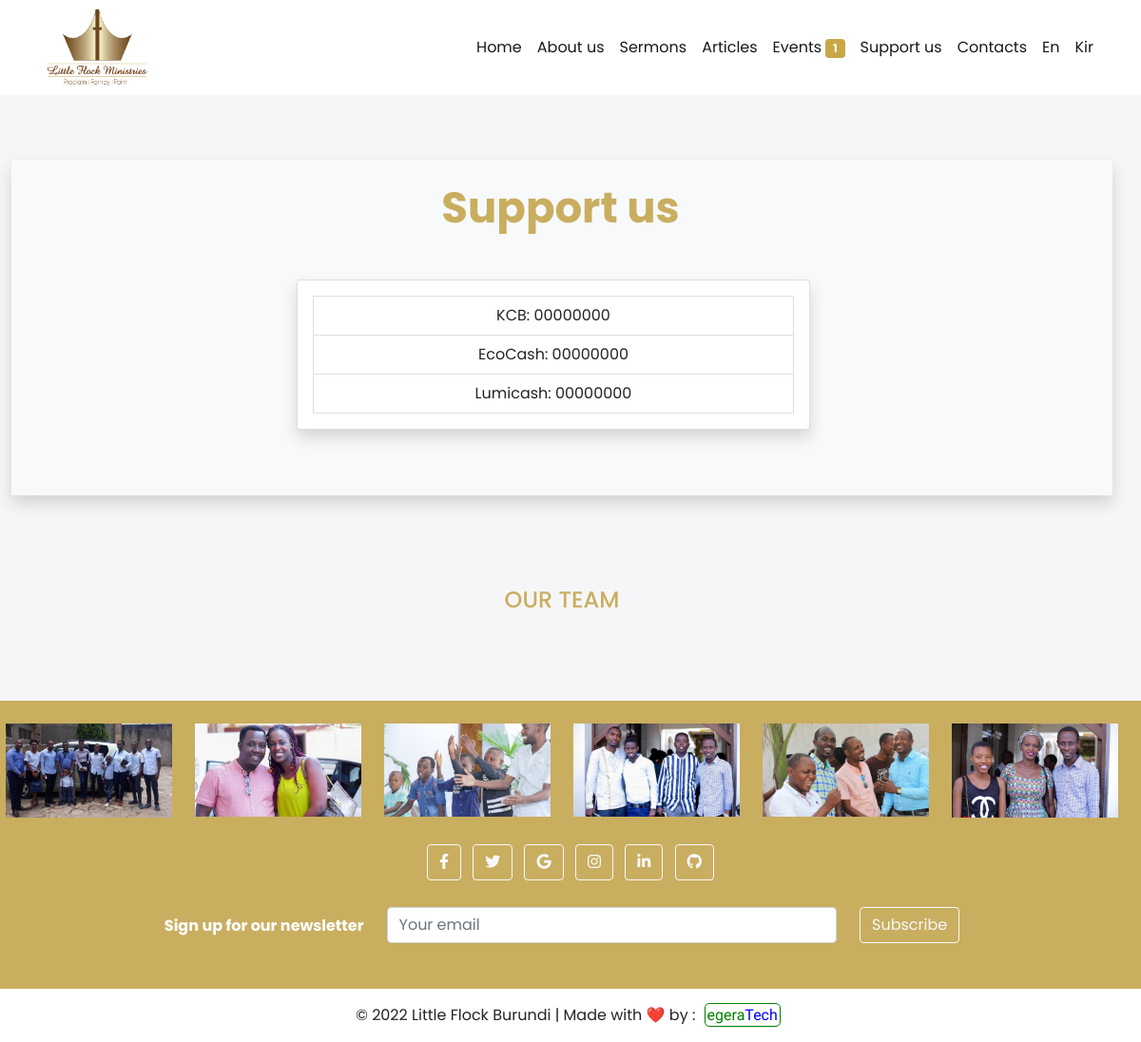
Before: /support_us/ with the older database file.
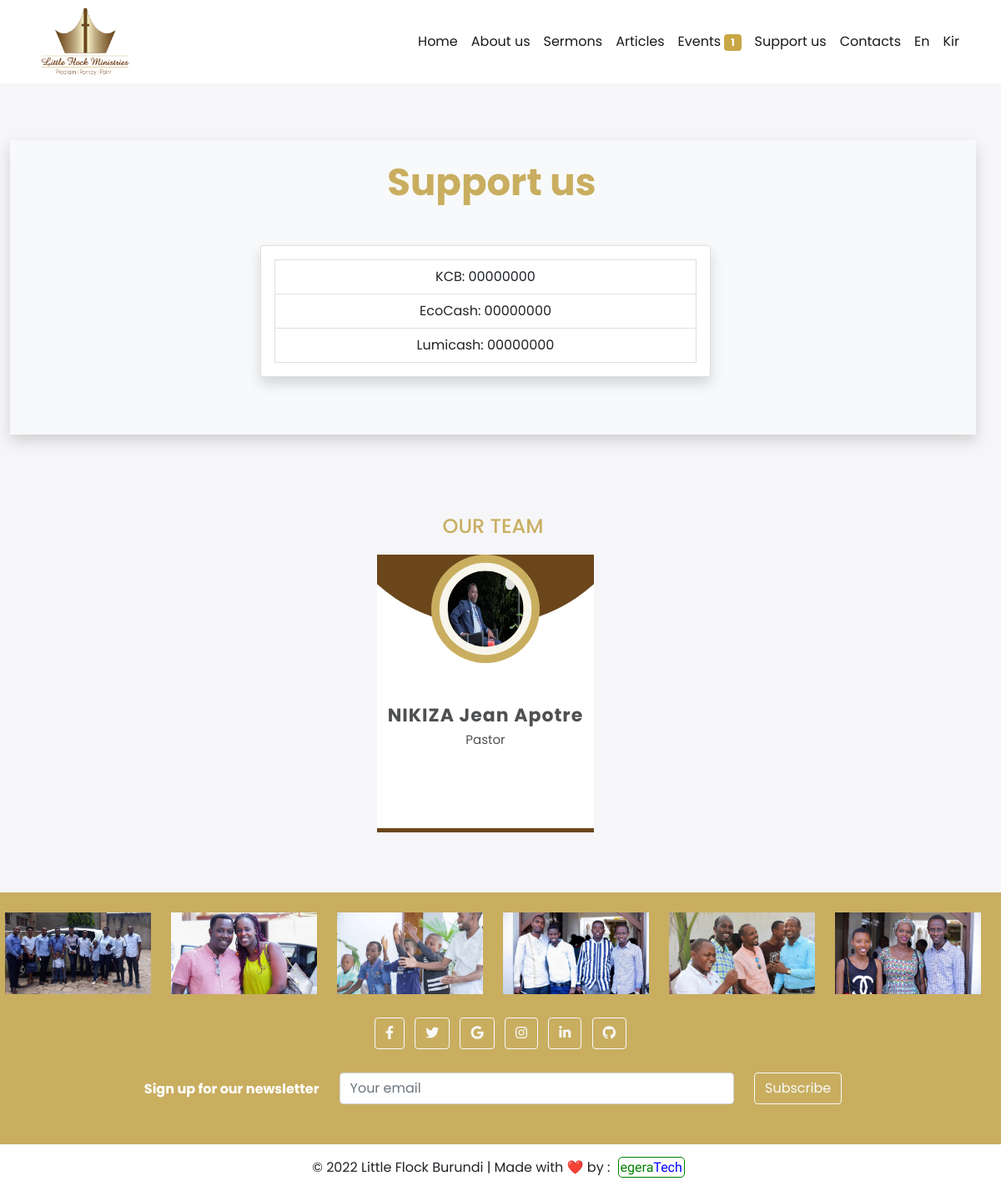
After: the same page with the newer database file.
### flock/models.py (models this page shows)
class Team(models.Model):
    full_Name = models.CharField(max_length=50)
    photo = models.ImageField(upload_to='%Y/%m/%d/', default='profil.png', blank=True)
    service = models.CharField(max_length=50)
    email = models.CharField(max_length=50)
    phone_1 = models.CharField(max_length=50)
    phone_2 = models.CharField(max_length=50)

### flock/views.py (the view)
# urls.py: re_path(r'support_us/', views.support_us, name='support_us'),
def support_us(request):
    articles = Article.objects.all().order_by('-date') #articles variable receives data from db
    teams = Team.objects.all()
    upcomingEvents = Event.objects.all().filter(expired = False).order_by('expiration_date')
    return render(request, 'flock/support_us.html', {'articles':articles, 'upcomingEvents':upcomingEvents, 'teams':teams}) #'articles'

### flock/templates/flock/support_us.html (shortened to what this page needs)
{% extends 'flock/base_layout.html' %}
{% block content %}
<br>
<br>
<div class="container col-lg-8">
    <div class="row justify-content-center">
        <div class="contact shadow shadow bg-light justify-content-center" id="Contact">
            <div class="container-lg py-4">
                <div class="row justify-content-center">
                    <div class="col-lg-6">
                        <div class="section-title text-center">
                            <h2 class="fw-bold mb-5" style="color:#c9ae60;">Support us</h2>
                            <div class="card shadow">
                                <div class="card-body">
                                    <li class="list-group-item">KCB: 00000000</li>
                                    <li class="list-group-item">EcoCash: 00000000</li>
                                    <li class="list-group-item">Lumicash: 00000000</li>
                                </div>
                            </div>
                        </div>
                    </div>
                </div>
            </div>
        </div>
    </div>
</div>
    <div class="container">
        <div class="row justify-content-center">
          <h4 style="color:#c9ae60;" class="text-center">OUR TEAM</h4>
          <br>
          <br>
          <div class="row justify-content-center">
            {% for team in teams %}
            <div class="col-lg-3 col-md-6 col-sm-6">
                <div class="our-team">
                    <div class="pic">
                        <img src="{{team.photo.url}}">
                    </div>
                    <div class="team-content">
                        <h3 class="title">{{team.full_Name}}</h3>
                        <span class="post">{{team.service}}</span>
                    </div>
                    <br>
                </div>
            </div>
            {% endfor %}
            </div>
        </div>
    </div>
    <br>
    <br>
    <br>
{% endblock %}

### flock/templates/flock/base_layout.html (shortened to what this page needs)
{% load static %}
<!DOCTYPE html>
<html lang="en">
<head>
    <link rel="stylesheet" href="{% static 'styles.css' %}">
    <link rel="stylesheet" href="{% static 'css/bootstrap.min.css' %}">
    <link rel="stylesheet" href="css/bootstrap-responsive.min.css">
    <link href="https://maxcdn.bootstrapcdn.com/font-awesome/4.3.0/css/font-awesome.min.css" rel="stylesheet">
    <link rel="stylesheet" href="https://cdnjs.cloudflare.com/ajax/libs/font-awesome/6.0.0-beta3/css/all.min.css" />
</head>
<header>
    <nav id="navbar" style=" transition: 0.5s;  " class="navbar navbar-expand-md navbar-light bg-white fixed-top p-0 ">
      <div class="container-lg">
        <a class="navbar-brand" href="#">
          <img id="logo" src="{% static 'logo.png' %}" alt="Little Flock" style="width: 120px;height: 90px;transition: 0.5s;">
        </a>
        <div class="collapse navbar-collapse " id="navbarCollapse">
          <ul class="navbar-nav ms-auto mb-2 mb-md-0" >
            <li class="nav-item">
              <a class="nav-link active ok" aria-current="page" href="{% url 'flock:home' %}">Home</a>
            </li>
            <li class="nav-item" >
              <a class="nav-link active ok"  href="{% url 'flock:about' %}">About us</a>
            </li>
            <li class="nav-item">
              <a class="nav-link active ok" href="{% url 'flock:sermons' %}">Sermons</a>
            </li>
            <li class="nav-item">
              <a class="nav-link active ok" href="{% url 'flock:articles' %}">Articles</a>
            </li>
            <li class="nav-item">
              <a class="nav-link active ok" href="{% url 'flock:events' %}">Events
                <span class="badge badge-pill badge-dark" style="background-color:#c9a747">{{ upcomingEvents|length }}</span>
              </a>
            </li>
            <li class="nav-item">
              <a class="nav-link active ok" href="{% url 'flock:support_us' %}">Support us</a>
            </li>
            <li class="nav-item">
              <a class="nav-link active ok" href="{% url 'flock:contacts' %} ">Contacts</a>
            </li>
            <li class="nav-item">
              <a class="nav-link active ok" aria-current="page" href="{% url 'flock:home' %}">En</a>
            </li>
            <li class="nav-item">
              <a class="nav-link active ok" aria-current="page" href="{% url 'flock_kirundi:homeKir' %}">Kir</a>
            </li>
          </ul>
        </div>
      </div>
    </nav>
  </header>
  <br>
<body>
    {% block content%}
    {% endblock %}
<footer class="page-footer font-small mdb-color text-center text-white" style="background-color: #c9ae60;">
  <div class="container-fluid p-4">
    <div class="">
      <div class="row">
        <div class="col-lg-2 col-md-12 mb-4">
          <div class="inner">
              <div class="view overlay z-depth-1-half">
                <img src="{% static 'flock2.jpg' %}" class="img-fluid" style="max-width: 100%; height: auto;"
                  alt="">
              </div>
          </div>
        </div>
          <div class="col-lg-2 col-md-6 mb-4">
            <div class="inner">
              <div class="view overlay z-depth-1-half">
                <img src="{% static 'flock10.jpg' %}" class="img-fluid" style="max-width: 100%; height: auto;"
                  alt="">
            </div>
          </div>
        </div>
          <div class="col-lg-2 col-md-6 mb-4">
            <div class="inner">
            <div class="view overlay z-depth-1-half">
              <img src="{% static 'flock13.jpg' %}" class="img-fluid" style="max-width: 100%; height: auto;"
                alt="">
            </div>
          </div>
        </div>
          <div class="col-lg-2 col-md-12 mb-4">
            <div class="inner">
            <div class="view overlay z-depth-1-half">
              <img src="{% static 'flock11.jpg' %}" class="img-fluid" style="max-width: 100%; height: auto;"
                alt="">
            </div>
          </div>
        </div>
          <div class="col-lg-2 col-md-6 mb-4">
            <div class="inner">
            <div class="view overlay z-depth-1-half">
              <img src="{% static 'flock12.jpg' %}" class="img-fluid" style="max-width: 100%; height: auto;"
                alt="">
            </div>
          </div>
        </div>
          <div class="col-lg-2 col-md-6 mb-4">
            <div class="inner">
            <div class="view overlay z-depth-1-half">
              <img src="{% static 'flock8.jpg' %}" class="img-fluid" style="max-width: 100%; height: auto;"
                alt="">
            </div>
          </div>
        </div>
      </div>
    </div>
    <section class="mb-4">
      <a class="btn btn-outline-light btn-floating m-1" href="#!" role="button"
        ><i class="fab fa-facebook-f"></i
      ></a>
      <a class="btn btn-outline-light btn-floating m-1" href="#!" role="button"
        ><i class="fab fa-twitter"></i
      ></a>
      <a class="btn btn-outline-light btn-floating m-1" href="#!" role="button"
        ><i class="fab fa-google"></i
      ></a>
      <a class="btn btn-outline-light btn-floating m-1" href="#!" role="button"
        ><i class="fab fa-instagram"></i
      ></a>
      <a class="btn btn-outline-light btn-floating m-1" href="#!" role="button"
        ><i class="fab fa-linkedin-in"></i
      ></a>
      <a class="btn btn-outline-light btn-floating m-1" href="#!" role="button"
        ><i class="fab fa-github"></i
      ></a>
    </section>
    <section class="">
      <form action="">
        <div class="row d-flex justify-content-center">
          <div class="col-auto">
            <p class="pt-2">
              <strong>Sign up for our newsletter</strong>
            </p>
          </div>
          <div class="col-md-5 col-12">
            <div class="form-outline form-white mb-4">
              <input type="email" id="form5Example21" placeholder="Your email" class="form-control" />
            </div>
          </div>
          <div class="col-auto">
            <button type="submit" class="btn btn-outline-light mb-4">
              Subscribe
            </button>
          </div>
        </div>
      </form>
    </section>
  </div>
</footer>
<div class="text-center p-3" style="background-color: white">
  © {% now "Y" %} Little Flock Burundi | Made with &#10084;&#65039; by :
    <a id="lok" href="https://egeratech.com/" target="_blank" style="text-decoration: none; border: 1px solid green; margin: 5px; background:white; border-radius:5px 5px 5px 5px; padding:2px;font-family: 'Denk One', sans-serif;"><span style="color: green;">egera</span><span style="color: blue; ">Tech</span></a>
</div>
</body>
    </html>

### assets/styles.css (style rules this page uses)
* { margin: 0px; padding: 0px; box-sizing: border-box; }
#lok { font-family: 'Denk One', sans-serif; }
.container { margin-top: 8%; }
.inner { overflow: hidden; }
.inner img { transition: all 1.5s ease; }
.our-team { padding: 0 0 40px; background: white; text-align: center; overflow: hidden; position: relative; border-bottom: 5px solid #6b461b; }
.our-team .pic { display: inline-block; width: 130px; height: 130px; margin-bottom: 50px; z-index: 1; position: relative; }
.our-team .pic:before { content: ""; width: 100%; height: 100%; border-radius: 50%; background: #6b461b; position: absolute; bottom: 135%; right: 0; left: 0; opacity: 1; transform: scale(3); transition: all 0.3s linear 0s; }
.our-team .pic:after { content: ""; width: 100%; height: 100%; border-radius: 50%; background: #c9ae60; position: absolute; top: 0; left: 0; z-index: 1; transition: all 0.3s linear 0s; }
.our-team .pic img { width: 100%; height: 100%; border-radius: 50%; transform: scale(1); transition: all 0.9s ease 0s; box-shadow: 0 0 0 14px #f7f5ec; transform: scale(0.7); position: relative; z-index: 2; }
.our-team .team-content { margin-bottom: 30px; }
.our-team .title { font-size: 22px; font-weight: 700; color: #4e5052; letter-spacing: 1px; text-transform: capitalize; margin-bottom: 5px; }
.our-team .post { display: block; font-size: 15px; color: #4e5052; text-transform: capitalize; }
.section-title { padding-bottom: 45px; }
.section-title h2 { font-weight: 700; color: #20247b; font-size: 45px; margin: 0 0 15px; padding-left: 15px; }

### flock/templates/flock/base_layout.html (style rules this page uses)
body { background-color:#f6f6f8 ; margin: 0px; padding: 0px; box-sizing: border-box; font-family: 'Poppins', sans-serif; }
.ok { color: #6b461b; }

Changed rows visible on the page:
added Team: photo (picture), full_Name "NIKIZA Jean Apotre", service "Pastor"
